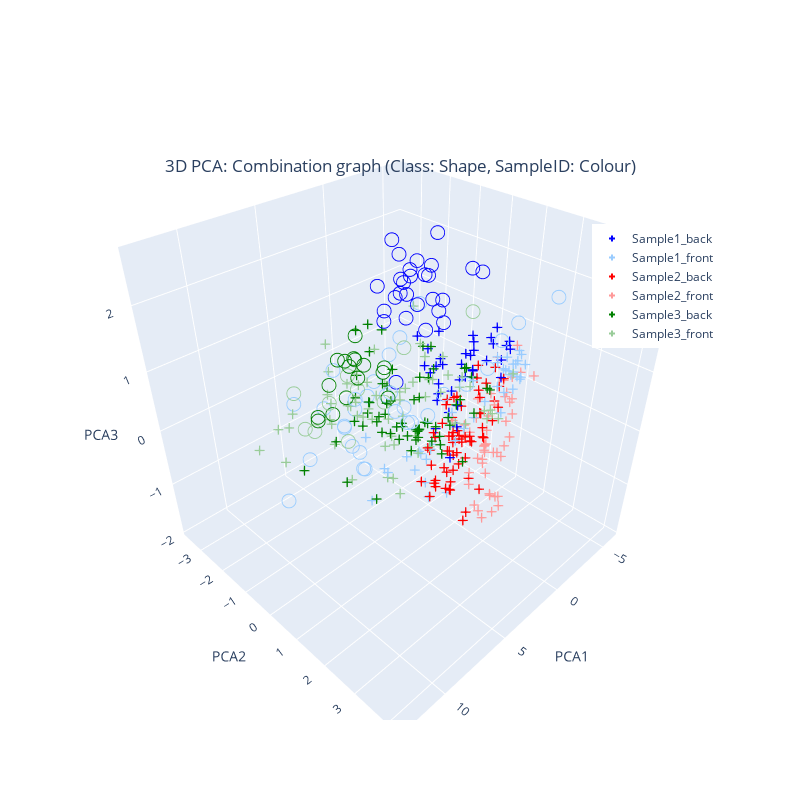

The notebook cell this image was saved under:
### Markdown cell above
### Combination graph - class and sample

### Code cell
import plotly.graph_objects as go

bigPlot = True
if bigPlot:
    figSize = (800,800)
else:
    figSize = (400,400)
# 3D PCA: Sample1 vs Sample2 vs Sample3
''' 
Combine the information from the graphs above: 
Create a 3D plot which contains all the samples colour coded by sample number
also encode the classes in terms of shapes
    For example:
    Sample1_back (cancer):  light blue circle-open
    Sample1_back (normal):  light blue cross
    Sample1_front (cancer): blue circle-open
    Sample1_front (normal): blue cross
    Sample2_back (cancer):  light red circle-open
    Sample2_back (normal):  light red cross
    ...
The main dataframe has the following columns:
    SampleID. Contains the sample ID
    Label. Contains the class of the sample
    Label (numeric). Contains the class of the sample encoded as a number
    PCA1. Contains the PCA1 value
    PCA2. Contains the PCA2 value
    PCA3. Contains the PCA3 value
'''
# Create a 3D plot
labels = np.unique(data_pca_df['SampleID'])
# change the colours to be Blue, slightly ligher blue, red, slightly ligher red, green, lighter green
colours = ['#0000FF', '#99CCFF', '#FF0000', '#FF9999', '#008000', '#99CC99']
shapes = ['circle-open','cross']


fig = go.Figure()
for label, colour in zip(labels, colours):
    df = data_pca_df[data_pca_df['SampleID'] == label]
    marker_shapes = [shapes[int(x)] for x in df['Label (numeric)']]
    fig.add_trace(go.Scatter3d(
        x=df['PCA1'], 
        y=df['PCA2'], 
        z=df['PCA3'], 
        mode='markers', 
        marker=dict(size=5, color=colour, symbol=marker_shapes),
        name=label
    ))

# combine the update_layout into a single statement
fig.update_layout(
    # change aspects of the graph
    scene=dict(
        xaxis_title='PCA1', yaxis_title='PCA2', zaxis_title='PCA3'
        # ,xaxis=dict(range=[-5, 5]), 
        # yaxis=dict(range=[-5, 5]), 
        # zaxis=dict(range=[-5, 5])
        ),
    width= figSize[0],
    height= figSize[1],
    title='3D PCA: Combination graph (Class: Shape, SampleID: Colour)',
    # Change title and legend position
    title_x=0.5, title_y= 0.8,
    legend=dict(x=0.8, y=0.8)
    )




fig.show()

### Figure 1 — Plotly figure (JSON) as saved in the notebook; plotly's stock layout.template omitted (floating-point values rounded to 4 significant figures)
{"data": [{"marker": {"color": "#0000FF", "size": 5, "symbol": ["cross", "cross", "cross", "cross", "cross", "cross", "cross", "cross", "cross", "cross", "cross", "cross", "cross", "cross", "cross", "cross", "cross", "cross", "cross", "cross", "cross", "cross", "cross", "cross", "cross", "cross", "cross", "cross", "cross", "cross", "cross", "cross", "cross", "cross", "cross", "cross", "circle-open", "circle-open", "circle-open", "circle-open", "circle-open", "circle-open", "circle-open", "circle-open", "circle-open", "circle-open", "circle-open", "circle-open", "circle-open", "circle-open", "circle-open", "circle-open", "circle-open", "circle-open", "circle-open", "circle-open", "circle-open", "circle-open", "circle-open", "circle-open", "circle-open", "circle-open", "circle-open"]}, "mode": "markers", "name": "Sample1_back", "type": "scatter3d", "x": [-3.91, -2.6, -3.291, -3.182, -4.065, -3.42, -3.83, -0.7469, -3.182, -3.721, -3.853, -1.969, -3.087, -2.263, -2.574, -3.577, -3.062, -2.073, -2.037, -2.122, -3.428, -3.053, -3.442, -3.161, -2.38, -0.8609, -3.909, -1.827, -4.291, -3.626, -2.445, -2.253, -2.988, -2.305, -3.327, -2.418, -5.309, -4.126, -5.186, -4.063, -3.952, -3.899, -5.401, -4.774, -4.632, -5.205, -1.283, -3.332, -4.21, -4.652, -3.375, -3.836, -4.325, -5.44, -3.4, -3.983, -5.977, -3.11, -3.756, -4.806, -0.7946, -3.93, -2.767], "y": [0.5992, -1.531, 0.195, -0.8928, 1.046, -1.068, 0.5433, 0.4578, 0.1314, -0.006096, 1.029, 0.2049, 0.2717, -0.5885, 0.0204, -0.1601, 0.2486, -0.9382, -0.5385, -0.1352, 0.5815, 0.04725, 1.033, -0.143, -0.7436, -0.1271, 1.134, 0.2654, 0.5629, 1.015, -0.1904, -0.4683, -1.172, -0.6064, 0.1822, -1.175, -0.6757, -2.853, -3.573, -2.765, -2.736, -2.912, -2.141, -2.0, -2.618, -0.3101, -2.251, -3.385, -2.712, -2.647, -1.527, -1.245, -1.298, -2.695, -3.15, -2.5, -2.163, -1.745, -1.033, -2.141, -1.595, -1.506, -2.025], "z": [0.7867, 0.5413, 0.6376, 0.2253, 0.9221, 0.6573, 0.8892, -0.9991, 0.5437, 0.8053, 0.8694, -0.2191, 0.314, -0.2552, 0.1386, 0.4609, 0.8225, 0.5101, -0.3431, -0.4704, 0.5413, 0.151, 0.665, 0.3158, 0.2087, -0.6253, 0.8272, -0.5901, 1.02, 0.3334, -0.1133, 0.3242, -0.0926, -0.07486, 0.2838, 0.1024, 1.652, 1.57, 1.614, 1.161, 0.9231, 0.816, 1.416, 1.318, 1.197, 1.671, 0.7627, 0.9693, 1.098, 1.304, 0.5754, 0.9375, 1.073, 1.39, 0.5573, 0.9486, 1.92, 1.005, 0.7874, 1.301, -0.1464, 1.079, 0.7341]}, {"marker": {"color": "#99CCFF", "size": 5, "symbol": ["cross", "cross", "cross", "cross", "cross", "cross", "cross", "cross", "cross", "cross", "cross", "cross", "cross", "cross", "cross", "cross", "cross", "cross", "cross", "cross", "cross", "cross", "cross", "cross", "cross", "cross", "cross", "cross", "cross", "cross", "cross", "cross", "cross", "cross", "cross", "cross", "cross", "cross", "cross", "cross", "cross", "circle-open", "circle-open", "circle-open", "circle-open", "circle-open", "circle-open", "circle-open", "circle-open", "circle-open", "circle-open", "circle-open", "circle-open", "circle-open", "circle-open", "circle-open", "circle-open", "circle-open", "circle-open", "circle-open", "circle-open", "circle-open", "circle-open", "circle-open", "circle-open", "circle-open", "circle-open", "circle-open", "circle-open", "circle-open", "circle-open", "circle-open"]}, "mode": "markers", "name": "Sample1_front", "type": "scatter3d", "x": [-3.261, -2.463, -2.604, -3.253, -2.855, -3.312, 1.708, -3.464, -0.06842, -0.4118, -3.37, -2.515, -1.389, -2.947, 2.913, 0.3619, 0.6323, -0.05678, -0.2554, -2.947, -3.548, -2.994, -2.665, -3.092, 0.4127, 0.1699, 0.3785, -0.3056, -0.9064, -3.683, -3.14, -3.724, -3.124, -1.41, -3.02, 1.909, -0.8022, 3.172, -2.613, -0.5627, -3.137, 4.915, -0.7433, -3.276, 2.307, 1.424, 5.687, 2.064, 6.541, 5.47, 11.25, 8.547, 1.834, 4.876, 1.491, 8.341, 4.646, 4.562, 0.04923, 2.249, 2.231, -0.3627, 1.226, 1.86, 1.045, 3.76, -1.483, 0.1502, 2.625, -3.0, 2.83, 1.308], "y": [1.249, 0.9289, 1.45, 1.351, 1.09, 1.24, -1.748, 1.747, 0.008224, -0.4794, 1.42, 1.26, 0.956, 1.267, -1.015, -0.3914, 0.2452, -0.148, 0.6202, 1.689, 1.583, 1.558, 1.687, 1.763, -0.687, -0.3235, 0.03101, 1.208, 0.5561, 1.457, 1.728, 1.462, 1.568, 0.6471, 1.061, -0.9313, -0.2519, -0.2549, 1.413, 0.4628, 1.448, -0.5952, -1.835, -1.733, -1.358, -3.141, -2.164, -0.6009, 0.2683, 1.368, 0.04979, 1.362, 2.951, 1.736, 2.174, 1.219, 1.158, -3.314, -0.9431, -2.365, -2.38, -1.804, -2.385, -3.437, -0.855, -1.338, -1.73, -2.057, 1.35, 1.129, 2.064, 3.646], "z": [0.565, 0.009248, 0.3025, 0.5786, 0.7953, 0.7799, -0.9815, 0.77, -0.8866, -1.186, 0.7017, 0.3657, -0.1486, 0.6285, -1.892, -1.39, -1.692, -1.633, -0.01643, 0.6088, 0.8881, 0.6451, 0.4204, 0.6004, -1.205, -1.007, -1.02, 0.6995, -0.6509, 0.7343, 0.5501, 0.905, 0.7702, -0.4524, 0.6718, -1.327, -0.9718, -0.9876, -0.07424, -1.703, 0.5516, 0.4826, 0.3126, 1.015, 0.01427, -0.08925, -1.03, 0.2595, 0.04252, 0.7477, -0.1946, 0.4144, 2.218, 0.8989, 1.349, 0.3412, 0.5887, -0.4359, -0.3495, -0.8991, -0.8764, -0.4122, -0.6636, -0.8844, -0.2764, -0.753, 0.5772, -0.1528, 0.8528, 1.059, 1.228, 2.65]}, {"marker": {"color": "#FF0000", "size": 5, "symbol": ["cross", "cross", "cross", "cross", "cross", "cross", "cross", "cross", "cross", "cross", "cross", "cross", "cross", "cross", "cross", "cross", "cross", "cross", "cross", "cross", "cross", "cross", "cross", "cross", "cross", "cross", "cross", "cross", "cross", "cross", "cross", "cross", "cross", "cross", "cross", "cross", "cross", "cross", "cross", "cross", "cross", "cross", "cross", "cross", "cross", "cross", "cross", "cross", "cross", "cross", "cross", "cross", "cross", "cross", "cross", "cross", "cross", "cross", "cross", "cross", "cross", "cross", "cross", "cross", "cross", "cross"]}, "mode": "markers", "name": "Sample2_back", "type": "scatter3d", "x": [-4.053, -1.802, -1.496, -3.697, -2.14, -2.034, -2.449, -2.053, -4.311, -2.264, -2.813, -3.024, 0.6347, -3.507, -3.214, -2.353, -3.113, 1.195, -0.6762, -1.725, -1.495, -1.215, 0.5367, -0.214, -0.6719, -0.3915, -0.9744, -1.24, -0.8332, -0.533, 0.5013, 0.5013, -1.054, -2.242, -2.475, -3.802, -1.566, -1.586, 1.61, 0.08032, -1.406, -0.2228, -2.308, -1.714, -3.243, -1.36, -2.431, -2.355, -2.406, 1.15, 0.4812, 0.1105, 0.1873, -0.5553, -3.491, -2.477, -0.6739, -0.8282, -0.2367, 0.1678, -0.3602, -0.7483, -2.556, -0.7628, -2.036, -3.48], "y": [0.125, 1.189, 0.581, 0.0971, 0.2628, 1.084, 0.1714, 0.287, 0.6477, 0.9812, 0.6839, 0.7523, 0.2889, 0.2867, 1.0, -0.2953, 0.4973, 0.3771, 0.9522, 1.443, 0.2732, 0.4063, 0.3985, 0.1768, 0.3818, -0.1431, 0.4426, 0.8174, 0.391, 0.5953, 1.017, 1.017, -0.2102, 0.8315, 1.355, 1.052, 0.8299, 0.2018, 0.3367, 0.5595, 0.9334, 0.5372, 0.8779, 0.1579, 1.102, 0.1713, -0.4613, -0.3257, 0.1037, 1.653, 0.4187, 0.1166, 0.6954, -0.2046, 0.8547, -0.1328, -0.129, 1.05, 0.6681, 1.074, 0.6549, 1.503, 0.5464, 1.109, 0.2448, -0.3514], "z": [0.2712, -0.5098, -0.75, 0.08363, -0.875, -0.5552, -0.2963, -0.7906, 0.5299, -0.4422, -0.3189, 0.2282, -1.665, 0.1414, -0.05087, -0.2919, 0.01909, -0.5661, -0.4208, -0.1, -0.8552, -1.029, -1.359, -1.625, -0.8789, -0.9984, -0.5385, -0.9519, -0.9014, -1.419, -0.8817, -0.8817, -0.8527, 0.08143, 0.02636, 0.3022, -0.6547, -0.7677, -1.188, -1.051, -0.6148, -1.531, -0.2107, -0.05187, 0.2406, -0.7426, -0.8229, -0.4011, -0.7928, -1.564, -1.302, -1.147, -1.077, -1.034, 0.4858, -0.6109, -0.6815, -0.3973, -1.507, -0.7853, -1.546, -1.274, -1.66, -1.911, -1.146, -0.3806]}, {"marker": {"color": "#FF9999", "size": 5, "symbol": ["cross", "cross", "cross", "cross", "cross", "cross", "cross", "cross", "cross", "cross", "cross", "cross", "cross", "cross", "cross", "cross", "cross", "cross", "cross", "cross", "cross", "cross", "cross", "cross", "cross", "cross", "cross", "cross", "cross", "cross", "cross", "cross", "cross", "cross", "cross", "cross", "cross", "cross", "cross", "cross", "cross", "cross", "cross", "cross", "cross", "cross"]}, "mode": "markers", "name": "Sample2_front", "type": "scatter3d", "x": [-1.321, -3.291, -2.919, -1.636, -0.8867, -2.171, -0.9513, -1.126, -2.198, -3.454, -2.596, -1.688, -3.324, -3.909, -2.31, -1.615, -0.786, -0.6184, -0.2552, -0.8243, -3.868, -2.856, -2.843, -0.8044, -2.706, -1.578, -1.666, -1.417, -2.058, -2.48, -1.897, -3.29, -3.903, -2.885, -1.458, -3.593, -2.841, -1.996, -1.287, -3.643, -3.214, -3.533, -3.713, -3.687, -2.022, -2.363], "y": [1.863, 0.2384, 0.1889, 0.8487, 1.931, 1.677, 1.324, 1.029, 0.922, 1.249, 1.025, 1.314, 1.447, 0.2398, 1.048, 1.275, 2.15, 1.901, 1.681, 1.826, 0.669, 1.694, 1.531, 1.647, 1.727, 1.407, 1.89, 1.364, 1.575, 1.031, 1.509, 1.515, 1.023, 1.113, 1.914, 1.996, 0.9656, 1.162, 1.415, 1.354, 0.4547, 1.264, 1.389, 1.579, 0.4543, -0.07503], "z": [-1.381, -0.8974, -0.9179, -1.298, -1.602, -0.7616, -1.704, -1.403, -1.056, 0.07193, -0.5211, -0.5713, 0.04278, -0.3114, -1.051, -0.9525, -1.375, -1.23, -1.578, -1.259, -0.08329, -0.0418, -0.2244, -1.828, -0.4406, -1.107, -0.418, -0.5415, -0.7032, -0.8961, -0.7009, 0.1284, 0.2527, -0.05117, -1.377, 0.6277, -0.2964, -0.7072, -0.6435, 0.4305, -0.5336, 0.1446, 0.9738, 0.5679, -0.5246, -0.6369]}, {"marker": {"color": "#008000", "size": 5, "symbol": ["cross", "cross", "cross", "cross", "cross", "cross", "cross", "cross", "cross", "cross", "cross", "cross", "cross", "cross", "cross", "cross", "cross", "cross", "cross", "cross", "cross", "cross", "cross", "cross", "cross", "cross", "cross", "cross", "cross", "cross", "cross", "cross", "cross", "cross", "cross", "cross", "cross", "cross", "cross", "cross", "cross", "cross", "cross", "cross", "cross", "cross", "cross", "cross", "cross", "cross", "cross", "cross", "cross", "cross", "cross", "cross", "cross", "cross", "cross", "cross", "cross", "cross", "cross", "circle-open", "circle-open", "circle-open", "circle-open", "circle-open", "circle-open", "circle-open", "circle-open", "circle-open", "circle-open", "circle-open", "circle-open", "circle-open", "circle-open", "circle-open", "circle-open"]}, "mode": "markers", "name": "Sample3_back", "type": "scatter3d", "x": [-2.165, -1.299, 0.7562, -2.064, 0.3702, -2.107, -1.834, -1.446, -2.102, -2.219, 0.3483, 0.09637, 0.05478, -0.2488, -1.306, -0.8437, -0.1189, -2.198, -0.8645, 1.5, 0.7172, 3.04, 4.196, 2.776, 2.623, -1.247, -1.012, -0.2276, -1.029, 1.824, 2.27, 1.501, 1.18, 2.872, 4.529, 4.155, 4.74, 5.127, 2.698, 3.621, 2.802, 2.205, 0.7785, 3.915, 7.171, 3.261, 9.711, 8.586, 2.185, 2.364, 2.004, 2.381, 2.008, -0.1706, 2.542, 1.405, 5.912, 2.619, 2.497, 1.644, 1.498, 2.851, 1.603, 7.155, 4.457, 6.431, 7.508, 9.957, 6.173, 4.682, 4.184, 3.107, 2.931, 6.751, 5.008, 6.978, 2.617, 3.652, 9.023], "y": [-1.153, 0.8314, -1.619, -2.684, -1.473, 1.082, 0.6525, -3.488, -3.27, 0.3423, -2.175, -1.656, -2.811, 0.7506, -0.4324, -2.659, -1.452, -0.8787, -0.7467, -2.211, -1.475, 1.043, -1.779, -0.09053, -0.879, 0.6157, 1.505, -0.6903, -0.5013, -2.14, 1.24, 0.8714, 0.6161, 2.095, 1.357, 1.18, 0.2351, 2.451, 1.544, 0.4565, 0.4305, 0.3524, 1.653, 1.778, 2.722, 0.8114, 1.322, 1.715, -0.2466, 0.1195, 0.3584, 0.4145, -0.7485, 0.8917, -1.204, -1.777, -2.341, -1.428, -0.4326, 0.425, 0.1655, -0.2576, -0.3853, 0.5831, -1.404, 0.1704, 0.4939, 0.6363, -0.9019, -0.6166, -0.5879, -0.3586, -1.53, 1.315, -0.8747, -0.415, -0.6199, -1.529, 0.1256], "z": [0.4918, 0.5506, -0.6421, 0.4359, -0.3822, 0.3301, 0.4354, 0.2971, 0.4006, 0.4834, -0.5751, -0.687, -0.2464, 0.1623, 0.3575, 0.1539, 0.2075, 0.5507, 0.1699, -0.3552, 0.0303, 0.3308, -0.748, -0.1161, -0.2825, 0.6477, 0.5459, -0.1595, 0.2095, -0.7603, -0.2459, -0.1516, -0.09695, -0.01283, 0.5203, 0.2767, 0.1414, 0.999, 0.5377, 0.1667, -0.3842, -0.2914, 0.4068, 0.3142, 1.112, 0.1468, 0.357, 0.05257, -0.4748, -0.2692, -0.1325, -0.0585, 0.3327, 0.302, -0.02161, -0.5371, -1.285, -0.5349, -0.3828, -0.01662, 0.3282, 0.3068, -0.2882, 1.405, 0.8712, 1.486, 1.588, 1.169, 0.7756, 1.476, 0.9695, 0.8724, 0.7062, 1.268, 0.4406, 0.5307, 0.673, 0.737, 0.8428]}, {"marker": {"color": "#99CC99", "size": 5, "symbol": ["cross", "cross", "cross", "cross", "cross", "cross", "cross", "cross", "cross", "cross", "cross", "cross", "cross", "cross", "cross", "cross", "cross", "cross", "cross", "cross", "cross", "cross", "cross", "cross", "cross", "cross", "cross", "cross", "cross", "cross", "cross", "cross", "cross", "cross", "cross", "cross", "cross", "cross", "cross", "cross", "cross", "cross", "cross", "cross", "cross", "cross", "cross", "cross", "cross", "cross", "cross", "cross", "cross", "cross", "cross", "cross", "cross", "cross", "cross", "cross", "cross", "cross", "cross", "circle-open", "circle-open", "circle-open", "circle-open", "circle-open", "circle-open", "circle-open", "circle-open", "circle-open", "circle-open"]}, "mode": "markers", "name": "Sample3_front", "type": "scatter3d", "x": [-1.882, -2.654, -3.506, 9.599, 2.691, 2.464, 0.83, 3.814, 1.356, 2.77, 0.608, 1.184, 1.189, 2.53, 2.257, 1.607, 1.159, 2.67, 4.383, 2.749, 3.024, 0.8235, -0.9005, 1.093, 1.948, 3.691, 1.138, 1.743, 5.256, 2.625, 12.74, 12.74, 3.651, 4.501, -0.5079, -0.5097, 0.045, 6.785, 4.563, 7.756, 4.098, 7.893, 11.26, -0.4578, 4.858, 0.7657, 8.316, 0.257, 0.5358, 1.045, 2.96, 2.872, 1.844, 3.188, 0.8828, -0.6876, -1.277, 0.4211, -0.5917, -1.452, -1.542, -0.2566, 0.7477, 7.541, 4.179, -3.281, 1.199, 6.613, 7.197, 7.105, 8.506, 7.256, 3.533], "y": [-0.7882, 1.654, -2.048, -1.985, -2.673, -1.255, 0.3032, 0.212, -3.384, -2.759, -2.526, -0.9497, -2.071, -0.5424, -0.739, 0.08, -3.542, 0.8157, 1.656, -0.9954, -1.803, -0.7878, 0.211, -0.6708, -1.181, -1.125, -0.4584, 0.9691, 1.431, 1.264, 4.136, 4.136, 2.997, 0.3558, 1.981, 1.647, -0.231, 0.06422, -0.7503, -1.74, 1.165, -1.457, 0.1085, 1.803, 0.6882, 1.097, -1.871, 0.9969, -3.008, -2.286, -2.561, -2.525, -2.26, -2.511, -2.003, 1.489, -0.9097, -1.514, -2.343, 0.4801, 0.7229, 1.078, -0.7028, 0.367, 0.08018, 0.09313, -0.4865, 0.3034, -0.4031, -1.454, -0.3049, -1.696, -1.512], "z": [0.001225, 0.6754, 0.8783, -0.253, -0.4593, -0.1729, -0.6187, -0.8448, -0.1864, -0.3008, -0.02724, -0.7687, -0.7322, -1.283, -0.758, -0.3775, 0.2808, 0.6654, 1.366, -0.2552, -0.2061, 0.08132, 0.4628, -0.0007559, 0.03491, -0.1076, 0.2728, 1.248, 1.362, 0.8596, 1.679, 1.679, 1.205, 0.3768, 0.2522, 0.1491, 0.7674, -0.4865, 0.3443, -0.00957, -0.00644, 0.3365, 0.4769, 0.2909, 0.08213, 0.06351, -0.01008, 0.5961, -0.4135, -0.1835, -0.804, -1.22, -0.4952, -0.6676, -0.06958, 0.2194, 0.6885, -0.01491, 0.3016, 0.4386, 0.3252, -0.08407, -0.3581, 0.3963, 0.5426, 1.271, 0.971, 1.094, 0.7431, -0.02646, 0.472, 0.5401, 0.4798]}], "layout": {"height": 800, "legend": {"x": 0.8, "y": 0.8}, "scene": {"xaxis": {"title": {"text": "PCA1"}}, "yaxis": {"title": {"text": "PCA2"}}, "zaxis": {"title": {"text": "PCA3"}}}, "title": {"text": "3D PCA: Combination graph (Class: Shape, SampleID: Colour)", "x": 0.5, "y": 0.8}, "width": 800}}
